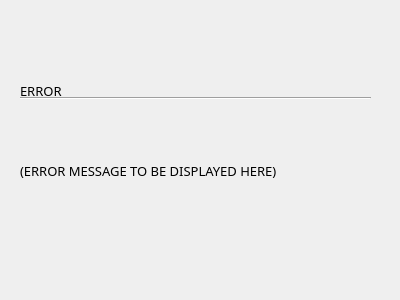
<?xml version="1.0" encoding="UTF-8"?>
<ui version="4.0">
 <class>withdrawError</class>
 <widget class="QWidget" name="withdrawError">
  <property name="geometry">
   <rect>
    <x>0</x>
    <y>0</y>
    <width>400</width>
    <height>300</height>
   </rect>
  </property>
  <property name="windowTitle">
   <string>Form</string>
  </property>
  <widget class="QLabel" name="label">
   <property name="geometry">
    <rect>
     <x>20</x>
     <y>80</y>
     <width>121</width>
     <height>21</height>
    </rect>
   </property>
   <property name="font">
    <font>
     <family>Eras Bold ITC</family>
     <pointsize>10</pointsize>
    </font>
   </property>
   <property name="text">
    <string>ERROR</string>
   </property>
  </widget>
  <widget class="Line" name="line">
   <property name="geometry">
    <rect>
     <x>20</x>
     <y>90</y>
     <width>351</width>
     <height>16</height>
    </rect>
   </property>
   <property name="orientation">
    <enum>Qt::Horizontal</enum>
   </property>
  </widget>
  <widget class="QLabel" name="label_2">
   <property name="geometry">
    <rect>
     <x>20</x>
     <y>130</y>
     <width>361</width>
     <height>81</height>
    </rect>
   </property>
   <property name="font">
    <font>
     <family>Century Gothic</family>
     <pointsize>10</pointsize>
    </font>
   </property>
   <property name="text">
    <string>(ERROR MESSAGE TO BE DISPLAYED HERE)</string>
   </property>
  </widget>
 </widget>
 <resources/>
 <connections/>
</ui>
